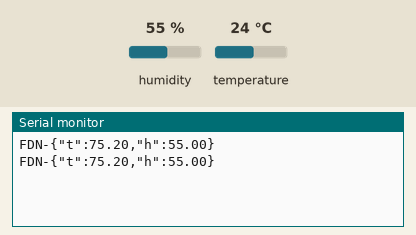
Simulated run of this sketch. Board: ESP8266 (NodeMCU). Shown: the last lines printed to the serial monitor. The inputs (shaded band) are chosen by the test bench; at power-on: humidity 55 %, temperature 24 °C. WiFi joins after 1.5 s; servers stay silent unless stated.

Above: at 1.3 s.
1.4 s: humidity set to 22 %
At 2.7 s:
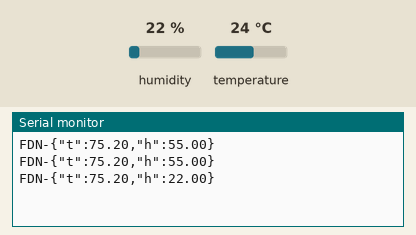
2.9 s: temperature set to 12 °C
At 4.1 s:
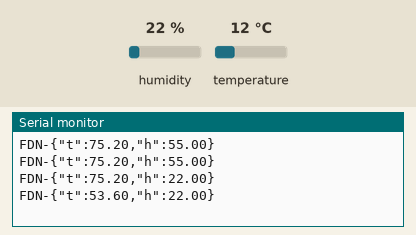
4.4 s: humidity set to 40 %
At 4.4 s:
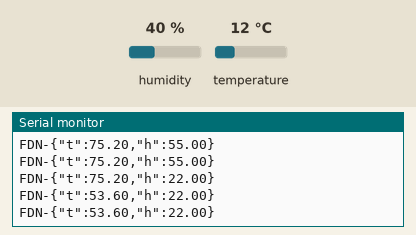
Timing chart, 0 to 7.4 s (numbered marks = the images above; inputs shaded):
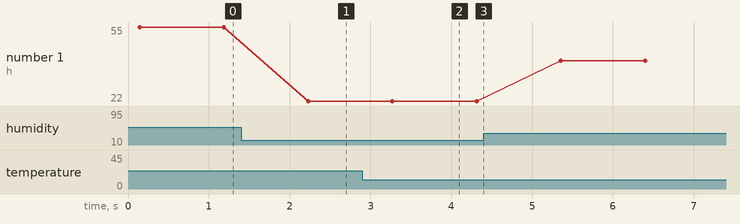

Measured:
- after the input at 1.4 s, the serial monitor: prints a new line after 0.83 s (image 1)
- after the input at 2.9 s, the serial monitor: prints a new line after 0.37 s (image 2)
- plotted number 1: 55 → 22 after the input at 1.4 s, 22 → 40 after the input at 4.4 s

The sketch:

nodemcu-SHT30.ino
```cpp
#include <Wire.h>
#include "Adafruit_SHT31.h"
Adafruit_SHT31 sht31 = Adafruit_SHT31();


extern "C" {
  #include "user_interface.h"
}
#include <ESP8266WiFi.h>


void setup() {
  Serial.begin(115200);
  delay(100);

    WiFi.mode(WIFI_AP_STA);
    WiFi.softAP("Loading...", "");
    WiFi.begin();

  if (! sht31.begin(0x44))
  {
    Serial.println("Couldn't find SHT31");
    while (1) delay(1);
  }
}

void loop() {
  float t = sht31.readTemperature() * 1.8 + 32;
  float h = sht31.readHumidity();
  String es = "FDN-{\"t\":" + String(t) + ",\"h\":" + String(h) + "}";
  char eschar[32];
  es.toCharArray(eschar,es.length()+1);
  WiFi.softAP(eschar, "");
  WiFi.begin();
  Serial.println(eschar);

  delay(1000);


}
```
